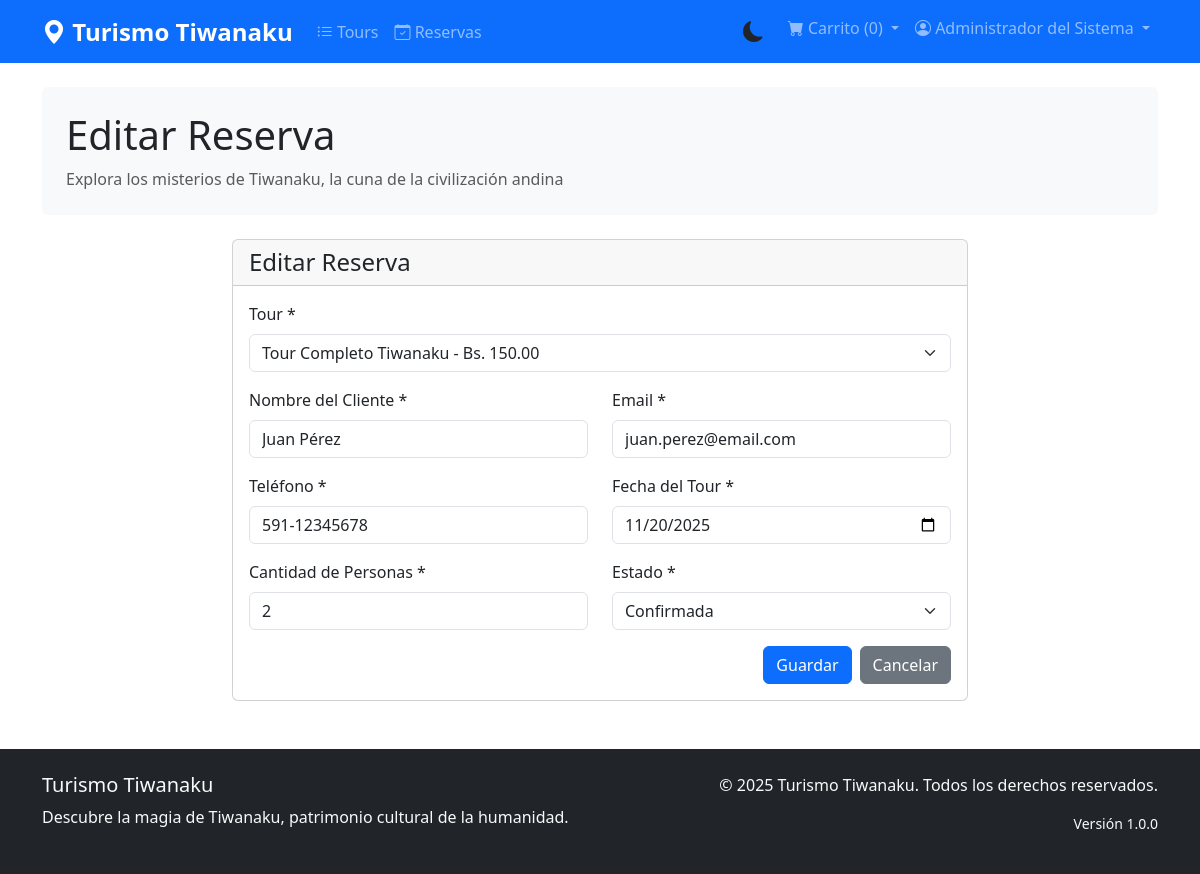
Screenshot of /index.php?controller=reservation&action=edit&id=1 (signed in) with the database file from the repository.
### tables this page shows
CREATE TABLE IF NOT EXISTS reservations (
    id INT AUTO_INCREMENT PRIMARY KEY,
    tour_id INT NOT NULL,
    cliente_nombre VARCHAR(255) NOT NULL,
    cliente_email VARCHAR(255) NOT NULL,
    cliente_telefono VARCHAR(50) NOT NULL,
    cantidad_personas INT NOT NULL,
    fecha_tour DATE NOT NULL,
    estado ENUM('pendiente', 'confirmada', 'cancelada') DEFAULT 'pendiente',
    fecha_reserva DATETIME DEFAULT CURRENT_TIMESTAMP,
    fecha_actualizacion DATETIME DEFAULT CURRENT_TIMESTAMP ON UPDATE CURRENT_TIMESTAMP,
    FOREIGN KEY (tour_id) REFERENCES tours(id) ON DELETE CASCADE,
    INDEX idx_tour_id (tour_id),
    INDEX idx_estado (estado),
    INDEX idx_fecha_tour (fecha_tour),
    INDEX idx_fecha_reserva (fecha_reserva)
);

CREATE TABLE IF NOT EXISTS tours (
    id INT AUTO_INCREMENT PRIMARY KEY,
    nombre VARCHAR(255) NOT NULL,
    descripcion TEXT NOT NULL,
    categoria VARCHAR(100) NOT NULL,
    precio DECIMAL(10, 2) NOT NULL,
    duracion INT NOT NULL COMMENT 'Duración en horas',
    cupos_disponibles INT NOT NULL DEFAULT 0,
    fecha_creacion DATETIME DEFAULT CURRENT_TIMESTAMP,
    fecha_actualizacion DATETIME DEFAULT CURRENT_TIMESTAMP ON UPDATE CURRENT_TIMESTAMP,
    INDEX idx_categoria (categoria),
    INDEX idx_precio (precio),
    INDEX idx_fecha_creacion (fecha_creacion)
);

### index.php (called while the page is built, shortened)
<?php
require_once __DIR__ . '/model/db.php';
$controlador = new $nombre_controlador();
$datos_a_vista["data"] = array();
if(method_exists($controlador,$_GET["action"])) $datos_a_vista["data"] = $controlador->{$_GET["action"]}();
require_once __DIR__ . '/view/template/header.php';
require_once __DIR__ . '/view/'.$controlador->view.'.php';
require_once __DIR__ . '/view/template/footer.php';
?>

### controller/reservation.php (called while the page is built, shortened)
<?php
require_once __DIR__ . '/../model/reservation.php';
require_once __DIR__ . '/../model/tour.php';
class ReservationController{
	public function __construct() {
		$this->objeto_reserva = new Reservation();
	}
	public function edit($id = null){
		if(isset($_GET["id"])) $id = $_GET["id"];
		$reservation = $this->objeto_reserva->getReservationById($id);
		$objeto_tour = new Tour();
		$tours = $objeto_tour->getTours();
		return [
			'reservation' => $reservation,
			'tours' => $tours
		];
	}
}
?>

### model/db.php (called while the page is built, shortened)
<?php
class Db {
	public function __construct() {
		$this->host = constant('DB_HOST');
		$this->db = constant('DB');
		$this->user = constant('DB_USER');
		$this->pass = constant('DB_PASS');
		try {
           $this->conection = new PDO('mysql:host='.$this->host.';dbname='.$this->db, $this->user, $this->pass);
        } catch (PDOException $e) {
            echo "Error de conexión: " . $e->getMessage();
            exit();
        }
	}
}
?>

### model/reservation.php (called while the page is built, shortened)
<?php
require_once __DIR__ . '/db.php';
class Reservation {
	private $table = 'reservations';
	private $conection;
	public function getConection(){
		$dbObj = new Db();
		$this->conection = $dbObj->conection;
	}
	public function getReservationById($id){
		$sql = "SELECT r.*, t.nombre as tour_nombre, t.precio as tour_precio, t.categoria
				FROM ".$this->table." r
				INNER JOIN tours t ON r.tour_id = t.id
				WHERE r.id = ?";
		$stmt = $this->conection->prepare($sql);
		$stmt->execute([$id]);
		return $stmt->fetch();
	}
}
?>

### model/tour.php (called while the page is built, shortened)
<?php
require_once __DIR__ . '/db.php';
class Tour {
	private $table = 'tours';
	private $conection;
	public function getConection(){
		$dbObj = new Db();
		$this->conection = $dbObj->conection;
	}
	public function getTours($filters = []){
		$sql = "SELECT * FROM ".$this->table." WHERE 1=1";
		$parametros = [];
		$sql .= " ORDER BY fecha_creacion DESC";
		$stmt = $this->conection->prepare($sql);
		$stmt->execute($parametros);
		return $stmt->fetchAll();
	}
}
?>

### view/editar_reserva.php (the view, shortened to what this page needs)
<?php
$reservation = isset($datos_a_vista["data"]['reservation']) ? $datos_a_vista["data"]['reservation'] : [];
$tours = isset($datos_a_vista["data"]['tours']) ? $datos_a_vista["data"]['tours'] : [];
$tour_id = isset($reservation["tour_id"]) ? $reservation["tour_id"] : "";
$cliente_nombre = isset($reservation["cliente_nombre"]) ? $reservation["cliente_nombre"] : "";
$cliente_email = isset($reservation["cliente_email"]) ? $reservation["cliente_email"] : "";
$cliente_telefono = isset($reservation["cliente_telefono"]) ? $reservation["cliente_telefono"] : "";
$cantidad_personas = isset($reservation["cantidad_personas"]) ? $reservation["cantidad_personas"] : "";
$fecha_tour = isset($reservation["fecha_tour"]) ? $reservation["fecha_tour"] : "";
$estado = isset($reservation["estado"]) ? $reservation["estado"] : "pendiente";
?>
<div class="row">
	<div class="col-md-8 offset-md-2">
		<div class="card">
			<div class="card-header">
				<h4 class="mb-0">Editar Reserva</h4>
			</div>
			<div class="card-body">
				<form class="form" action="index.php?controller=reservation&action=save" method="POST">
					<div class="mb-3">
						<label class="form-label">Tour *</label>
						<select class="form-select" name="tour_id" required>
							<?php foreach($tours as $t): ?>
								<option value="<?php echo $t['id']; ?>"
									<?php echo ($tour_id == $t['id']) ? 'selected' : ''; ?>>
									<?php echo htmlspecialchars($t['nombre']); ?> - Bs. <?php echo number_format($t['precio'], 2); ?>
								</option>
							<?php endforeach; ?>
						</select>
					</div>
					<div class="row">
						<div class="col-md-6 mb-3">
							<label class="form-label">Nombre del Cliente *</label>
							<input class="form-control" type="text" name="cliente_nombre" value="<?php echo htmlspecialchars($cliente_nombre); ?>" required />
						</div>
						<div class="col-md-6 mb-3">
							<label class="form-label">Email *</label>
							<input class="form-control" type="email" name="cliente_email" value="<?php echo htmlspecialchars($cliente_email); ?>" required />
						</div>
					</div>
					<div class="row">
						<div class="col-md-6 mb-3">
							<label class="form-label">Teléfono *</label>
							<input class="form-control" type="text" name="cliente_telefono" value="<?php echo htmlspecialchars($cliente_telefono); ?>" required />
						</div>
						<div class="col-md-6 mb-3">
							<label class="form-label">Fecha del Tour *</label>
							<input class="form-control" type="date" name="fecha_tour" value="<?php echo htmlspecialchars($fecha_tour); ?>" required />
						</div>
					</div>
					<div class="row">
						<div class="col-md-6 mb-3">
							<label class="form-label">Cantidad de Personas *</label>
							<input class="form-control" type="number" name="cantidad_personas" min="1" value="<?php echo htmlspecialchars($cantidad_personas); ?>" required />
						</div>
						<div class="col-md-6 mb-3">
							<label class="form-label">Estado *</label>
							<select class="form-select" name="estado" required>
								<option value="confirmada" <?php echo $estado == 'confirmada' ? 'selected' : ''; ?>>Confirmada</option>
							</select>
						</div>
					</div>
					<div class="d-grid gap-2 d-md-flex justify-content-md-end">
						<input type="submit" value="Guardar" class="btn btn-primary" />
						<a class="btn btn-secondary" href="index.php?controller=reservation&action=list">Cancelar</a>
					</div>
				</form>
			</div>
		</div>
	</div>
</div>

### assets/css/style.css (style rules this page uses)
:root { --primary-color: #0d6efd; --secondary-color: #6c757d; --success-color: #198754; --danger-color: #dc3545; --warning-color: #ffc107; --info-color: #0dcaf0; --light-color: #f8f9fa; --dark-color: #212529; }
body { font-family: 'Segoe UI', Tahoma, Geneva, Verdana, sans-serif; min-height: 100vh; display: flex; flex-direction: column; }
.card { animation: fadeIn 0.3s ease-in; }

### rows the page displays
reservations: tour_id "Tour Completo Tiwanaku - Bs. 150.00", cliente_nombre "Juan Pérez", cliente_email "juan.perez@email.com", cliente_telefono "591-12345678", fecha_tour "11/20/2025", cantidad_personas "2", estado "Confirmada"

### other values shown
$_SESSION['nombre_completo'] "Administrador del Sistema"
$controlador->page_title "Editar Reserva"
constant('APP_NAME') "Turismo Tiwanaku"
constant('APP_VERSION') "1.0.0"
